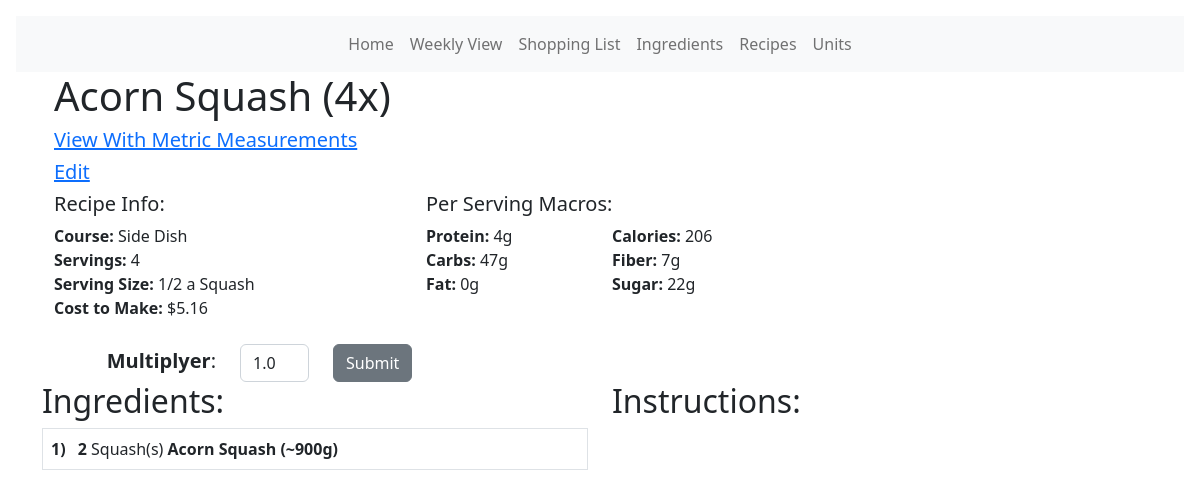
/recipe_traditional/12, run on the app's committed database.
### models.py (models this page shows, shortened)
class Recipe(db.Model):
    id = db.Column(db.Integer, primary_key=True)
    name = db.Column(db.String(100))
    course = db.Column(db.String(30))
    servings = db.Column(db.Float)
    serving_size = db.Column(db.String(30))
    tags = db.Column(db.Text)
    def get_total_cost(self):
        x = [x.qty for x in RecipeIngredient.query.filter_by(rid=self.id).all()]
        y = [
            y.ingredient.u_price
            for y in RecipeIngredient.query.filter_by(rid=self.id).all()
        ]
        tc = []
        for num1, num2 in zip(x, y):
            tc.append(num1 * num2)
        return sum(tc)
    def get_total_protein(self):
        x = [x.qty for x in RecipeIngredient.query.filter_by(rid=self.id).all()]
        y = [
            y.ingredient.protein
            for y in RecipeIngredient.query.filter_by(rid=self.id).all()
        ]
        t = []
        for num1, num2 in zip(x, y):
            t.append(num1 * num2)
        return sum(t)
    def get_total_carbs(self):
        x = [x.qty for x in RecipeIngredient.query.filter_by(rid=self.id).all()]
        y = [
            y.ingredient.carbs
            for y in RecipeIngredient.query.filter_by(rid=self.id).all()
        ]
        t = []
        for num1, num2 in zip(x, y):
            t.append(num1 * num2)
        return sum(t)
    def get_total_fat(self):
        x = [x.qty for x in RecipeIngredient.query.filter_by(rid=self.id).all()]
        y = [
            y.ingredient.fat
            for y in RecipeIngredient.query.filter_by(rid=self.id).all()
        ]
        t = []
        for num1, num2 in zip(x, y):
            t.append(num1 * num2)
        return sum(t)
    def get_total_fiber(self):
        x = [x.qty for x in RecipeIngredient.query.filter_by(rid=self.id).all()]
        y = [
            y.ingredient.fiber
            for y in RecipeIngredient.query.filter_by(rid=self.id).all()
        ]
        t = []
        for num1, num2 in zip(x, y):
            t.append(num1 * num2)
        return sum(t)
    def get_total_sugar(self):
        x = [x.qty for x in RecipeIngredient.query.filter_by(rid=self.id).all()]
        y = [
            y.ingredient.sugar
            for y in RecipeIngredient.query.filter_by(rid=self.id).all()
        ]
        t = []
        for num1, num2 in zip(x, y):
            t.append(num1 * num2)
        return sum(t)
    def get_total_calories(self):
        a = [a.qty for a in RecipeIngredient.query.filter_by(rid=self.id).all()]
        p = [
            p.ingredient.protein
            for p in RecipeIngredient.query.filter_by(rid=self.id).all()
        ]
        c = [
            c.ingredient.carbs
            for c in RecipeIngredient.query.filter_by(rid=self.id).all()
        ]
        f = [
            f.ingredient.fat
            for f in RecipeIngredient.query.filter_by(rid=self.id).all()
        ]
        tp = []
        for num1, num2 in zip(a, p):
            tp.append((num1 * num2) * 4)
        tc = []
        for num1, num2 in zip(a, c):
            tc.append((num1 * num2) * 4)
        tf = []
        for num1, num2 in zip(a, f):
            tf.append((num1 * num2) * 9)
        gtl = (sum(tf)) + (sum(tp)) + (sum(tc))
        return gtl

class RecipeMultiplyer(db.Model):
    id = db.Column(db.Integer, primary_key=True)
    amount = db.Column(db.Float)

class RecipeIngredient(db.Model):
    id = db.Column(db.Integer, primary_key=True)
    rid = db.Column(db.Integer, db.ForeignKey("recipe.id"))
    iid = db.Column(db.Integer, db.ForeignKey("ingredient.id"))
    qty = db.Column(db.Float)
    unit_suffix = db.Column(db.String(50))
    ingredient_color_tag = db.Column(db.String(20))
    def traditional_ingredient_multi1(self):
        x = (
            UnitIngredient.query.filter_by(iid=self.ingredient.id)
            .order_by(UnitIngredient.multiplyer.desc())
            .all()
        )
        y = UnitIngredient.query.filter_by(iid=self.ingredient.id).first()
        z = RecipeIngredient.query.filter_by(id=self.id).first()
        m = RecipeMultiplyer.query.get(1)
        def mixed(fraction):
            floor, rest = divmod(fraction.numerator, fraction.denominator)
            if floor == 0 and Fraction(rest, fraction.denominator) > 0:
                return Fraction(rest, fraction.denominator)
            elif floor > 0 and Fraction(rest, fraction.denominator) == 0:
                return floor
            else:
                return f"{floor} {Fraction(rest, fraction.denominator)}"
        try:
            if x[0].unit.name not in ("ml", "g"):
                if x[0].unit.name in ("Cup(s)"):
                    if z.qty / x[0].multiplyer >= 0.25:
                        return mixed(
                            Fraction(
                                (z.qty / x[0].multiplyer) * m.amount
                            ).limit_denominator(8)
                        )
                    elif x[1].unit.name in ("TBS"):
                        if z.qty / x[1].multiplyer >= 0.74:
                            return mixed(
                                Fraction(
                                    (z.qty / x[1].multiplyer) * m.amount
                                ).limit_denominator(8)
                            )
                    elif x[2].unit.name in ("tsp"):
                        return mixed(
                            Fraction(
                                (z.qty / x[2].multiplyer) * m.amount
                            ).limit_denominator(8)
                        )
                elif x[1].unit.name in ("tsp"):
                    return mixed(
                        Fraction(
                            (z.qty / x[1].multiplyer) * m.amount
                        ).limit_denominator(8)
                    )
                else:
                    return mixed(
                        Fraction(
                            (z.qty / x[0].multiplyer) * m.amount
                        ).limit_denominator(8)
                    )
            else:
                return mixed(
                    Fraction((z.qty / y.multiplyer) * m.amount).limit_denominator(8)
                )
        except:
            return mixed(
                Fraction((z.qty / y.multiplyer) * m.amount).limit_denominator(8)
            )
    def traditional_ingredient_unit1(self):
        x = (
            UnitIngredient.query.filter_by(iid=self.ingredient.id)
            .order_by(UnitIngredient.multiplyer.desc())
            .all()
        )
        y = UnitIngredient.query.filter_by(iid=self.ingredient.id).first()
        z = RecipeIngredient.query.filter_by(id=self.id).first()
        try:
            if x[0].unit.name not in ("ml", "g"):
                if x[0].unit.name in ("Cup(s)"):
                    if z.qty / x[0].multiplyer >= 0.25:
                        return x[0].unit.name
                    elif x[1].unit.name in ("TBS"):
                        if z.qty / x[1].multiplyer >= 0.74:
                            return x[1].unit.name
                    elif x[2].unit.name in ("tsp"):
                        return x[2].unit.name
                elif x[0].unit.name in ("TBS"):
                    if z.qty / x[0].multiplyer >= 0.74:
                        return x[0].unit.name
                    elif x[1].unit.name in ("tsp"):
                        return x[1].unit.name
                elif x[1].unit.name in ("tsp"):
                    return x[1].unit.name
                else:
                    return x[0].unit.name
            else:
                return y.unit.name
        except:
            return y.unit.name

class Ingredient(db.Model):
    __tablename__ = "ingredient"
    id = db.Column(db.Integer, primary_key=True)
    name = db.Column(db.String(120), nullable=False)
    icalories = db.Column(db.Float)
    protein = db.Column(db.Float)
    carbs = db.Column(db.Float)
    fat = db.Column(db.Float)
    fiber = db.Column(db.Float)
    sugar = db.Column(db.Float)
    item_unit_size = db.Column(db.Float)  # How many units of item at store
    item_price = db.Column(db.Float)  # Price for full item at store
    u_price = db.Column(db.Float)
    aisle_id = db.Column(db.Integer, db.ForeignKey("aisle.id"))
    ingredients = db.relationship("RecipeIngredient", backref="ingredient")

class Unit(db.Model):
    id = db.Column(db.Integer, primary_key=True)
    oid = db.Column(db.Integer, autoincrement=True)
    name = db.Column(db.String(30))
    ingredients = db.relationship("UnitIngredient", backref="unit")

class UnitIngredient(db.Model):
    id = db.Column(db.Integer, primary_key=True)
    iid = db.Column(db.Integer, db.ForeignKey("ingredient.id"))
    uid = db.Column(db.Integer, db.ForeignKey("unit.id"))
    name = db.Column(db.String(30))
    multiplyer = db.Column(db.Float)

### main.py (the view)
@app.route("/recipe_traditional/<int:id>", methods=["GET", "POST"])
def recipe_traditional(id):
    r = Recipe.query.get_or_404(id)
    title = r.name
    iquery = RecipeIngredient.query.filter_by(rid=id).all()
    form = RecipeMulti()
    m = RecipeMultiplyer.query.get_or_404(1)
    instruct_query = RecipeInstruction.query.filter_by(rid=id).all()
    if form.submit.data and form.validate_on_submit():
        m.amount = form.amount.data
        db.session.commit()
    return render_template(
        "/recipes/recipe_traditional.html",
        r=r,
        title=title,
        form=form,
        m=m,
        iquery=iquery,
        instruct_query=instruct_query,
    )

### forms.py
class RecipeMulti(FlaskForm):
    amount = DecimalField(
        "Recipe Multiplyer x:", validators=[validators.InputRequired()]
    )
    submit = SubmitField("Submit")

### main.py (called while the page is built)
@app.template_filter()
def color_label(my_var):
    td_class = ""
    if my_var == "blue":
        td_class = "table-blue"
    elif my_var == "dark grey":
        td_class = "table-dark-grey"
    elif my_var == "green":
        td_class = "table-green"
    elif my_var == "light blue":
        td_class = "table-light-blue"
    elif my_var == "yellow":
        td_class = "table-yellow"
    elif my_var == "red":
        td_class = "table-red"
    elif my_var == "light grey":
        td_class = "table-light-grey"
    elif my_var == "purple":
        td_class = "table-purple"
    elif my_var == "orange":
        td_class = "table-orange"
    return td_class

### templates/recipes/recipe_traditional.html (shortened to what this page needs)
<!DOCTYPE html>
<html lang="en">
<head>
  <link href="{{ url_for('static', filename='css/select2.css') }}" rel="stylesheet" />
  {% extends 'base.html' %} {% block content %}
</head>
<body>
  <div class="container">
    <h1>{{title}}</h1>
    <a href="{{ url_for('recipe', id=r.id) }}">
      <h5>View With Metric Measurements</h5>
    </a>
    <a href="{{ url_for('recipe_edit', id=r.id) }}">
      <h5>Edit</h5>
    </a>
    <div class="row">
      <div class="col-4">
        <h5>Recipe Info:</h5>
      </div>
      <div class="col-4">
        <h5>Per Serving Macros:</h5>
      </div>
    </div>
    <div class="row">
      <div class="col-4">
        <b>Course: </b> {{r.course}} <br>
        <b>Servings: </b> {{(' %0.0f'|format(r.servings*m.amount)) if ((r.servings*m.amount)%1==0) else (' %0.2f'|format(r.servings*m.amount))}} <br>
        <b>Serving Size: </b> {{r.serving_size}} <br>
        <b>Cost to Make: </b>{{'$%0.2f'|format(r.get_total_cost() * m.amount)}}
      </div>
      <div class="col-2">
        <b>Protein:</b> {{'%0.0fg'|format((r.get_total_protein())/r.servings)}} <br>
        <b>Carbs:</b> {{'%0.0fg'|format((r.get_total_carbs())/r.servings)}} <br>
        <b>Fat:</b> {{'%0.0fg'|format((r.get_total_fat())/r.servings)}} <br>
      </div>
      <div class="col-2">
        <b>Calories:</b> {{'%0.0f'|format((r.get_total_calories())/r.servings)}} <br>
        <b>Fiber:</b> {{'%0.0fg'|format((r.get_total_fiber())/r.servings)}} <br>
        <b>Sugar:</b> {{'%0.0fg'|format((r.get_total_sugar())/r.servings)}} <br>
      </div>
    </div>
    <br>
    <form method="POST">
      <div class="row">
        <div class="col-2">
          <div id="multi"><b>Multiplyer</b>:</div>
          </div>
        <div class="col-1">
          {{ form.hidden_tag() }} {{ form.amount(class="form-control", value=m.amount) }}         </div>
          <div class="col-1">
            {{ form.submit(class="btn btn-secondary") }}
        </div>
        </div>
      </div>
    <div class="row">
      <div class="col-6">
        <h2>Ingredients:</h2>
        <table class="table table-hover table-bordered">
          {% for i in iquery %}
          <tr>
            <td class="{{i.ingredient_color_tag|color_label()}}">
          <b> {{i.traditional_ingredient_multi1()}} </b>{{i.traditional_ingredient_unit1()}}
              <b>{{i.ingredient.name}}</b>
            </td>
          </tr>
          {% endfor %}
        </table>
      </div>
      <div class="col-6">
        <h2>Instructions:</h2>
      </div>
    </div>
</body>
{% endblock %}

### templates/recipes/recipe_traditional.html (style rules this page uses)
#multi { margin-top: 2px; text-align: right; font-size: 20px; }
table { counter-reset: rowNumber; }
table tr { counter-increment: rowNumber; }
table tr td:first-child::before { content: counter(rowNumber)")"; font-weight: bolder; min-width: .5em; margin-right: 0.5em; }

### data on the page
Recipe: name "Acorn Squash (4x)", course "Side Dish", servings.amount "4", serving_size "1/2 a Squash"
RecipeIngredient: r.get_total_cost()*m.amount "$5.16", (r.get_total_protein())/r.servings "4g", (r.get_total_carbs())/r.servings "47g", (r.get_total_fat())/r.servings "0g", (r.get_total_calories())/r.servings "206", (r.get_total_fiber())/r.servings "7g", (r.get_total_sugar())/r.servings "22g", traditional_ingredient_multi1 "2", traditional_ingredient_unit1 "Squash(s)", ingredient.name "Acorn Squash (~900g)"
RecipeMultiplyer: amount "1.0"
